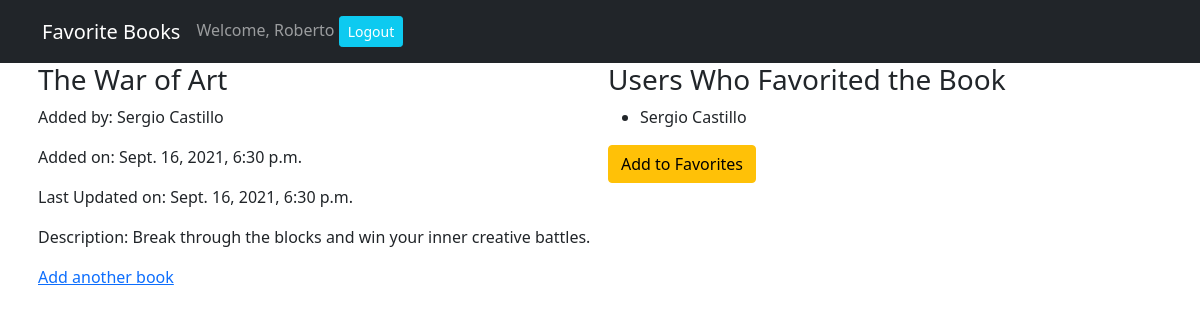
Screenshot of /books/3 (signed in) with the database file from the repository.
### fav_books_app/models.py (models this page shows, shortened)
class User(models.Model):
    first_name = models.CharField(max_length=255)
    last_name = models.CharField(max_length=255)
    email = models.EmailField(max_length=255)
    password = models.CharField(max_length=255)
    created_at = models.DateTimeField(auto_now_add=True)
    updated_at = models.DateTimeField(auto_now=True)
    objects = UserManager()

class Book(models.Model):
    title = models.CharField(max_length=255)
    description = models.CharField(max_length=255)
    creator = models.ForeignKey(User, related_name="has_created_books", on_delete=models.CASCADE)
    favorited_by = models.ManyToManyField(User, related_name="favorited_books")
    created_at = models.DateTimeField(auto_now_add=True)
    updated_at = models.DateTimeField(auto_now=True)
    objects = BookManager()

### fav_books_app/views.py (the view)
# urls.py: path('books/<int:book_id>', views.show_one),
def show_one(request, book_id):
    context = {
        'book': Book.objects.get(id=book_id),
        'current_user': User.objects.get(id=request.session['user_id'])
    }
    return render(request, "show_one.html", context)

### fav_books_app/templates/show_one.html (shortened to what this page needs)
<!DOCTYPE html>
<html lang="en">
<head>
    <link href="https://cdn.jsdelivr.net/npm/bootstrap@5.1.1/dist/css/bootstrap.min.css" rel="stylesheet">
</head>
<body>
    <nav class="navbar navbar-expand-lg navbar-dark bg-dark">
        <div class="container">
            <a class="navbar-brand" href="#">Favorite Books</a>
            <div class="collapse navbar-collapse" id="navbarText">
                <span class="navbar-text">
                    Welcome, {{request.session.greeting}} </a> <a href="/logout" role="button"
                        class="btn btn-sm btn-info ml-2 text-white">Logout</a>
                </span>
            </div>
        </div>
    </nav>
    <div class="container">
        <div class="row">
            <div class="col-6 px-2">
                <h3>{{book.title}}</h3>
                <p>Added by: {{book.creator.first_name}} {{book.creator.last_name}}</p>
                <p>Added on: {{book.created_at}}</p>
                <p>Last Updated on: {{book.updated_at}}</p>
                {% if book.creator.id != request.session.user_id %}
                <p>Description: {{book.description}}</p>
                {% endif %}
                <a href="/books">Add another book</a>
            </div>
            <div class="col-6 px-2">
                <h3>Users Who Favorited the Book</h3>
                <ul>
                    {% for fav in book.favorited_by.all %}
                    <li>{{fav.first_name}} {{fav.last_name}}</li>
                    {% endfor %}
                </ul>
                {% if current_user in book.favorited_by.all %}
                <a href="/unfavorite/{{book.id}}" role="button" class="btn btn-danger">Remove From Favorites</a>
                {% else %}
                <a href="/favorite/{{book.id}}" role="button" class="btn btn-warning">Add to Favorites</a>
                {% endif %}
            </div>
        </div>
    </div>
</body>
</html>

### rows the page displays
User: session.greeting "Roberto"
Book: title "The War of Art", creator.first_name "Sergio", creator.last_name "Castillo", created_at "Sept. 16, 2021, 6:30 p.m.", updated_at "Sept. 16, 2021, 6:30 p.m.", description "Break through the blocks and win your inner creative battles."
User: first_name "Sergio", last_name "Castillo"
